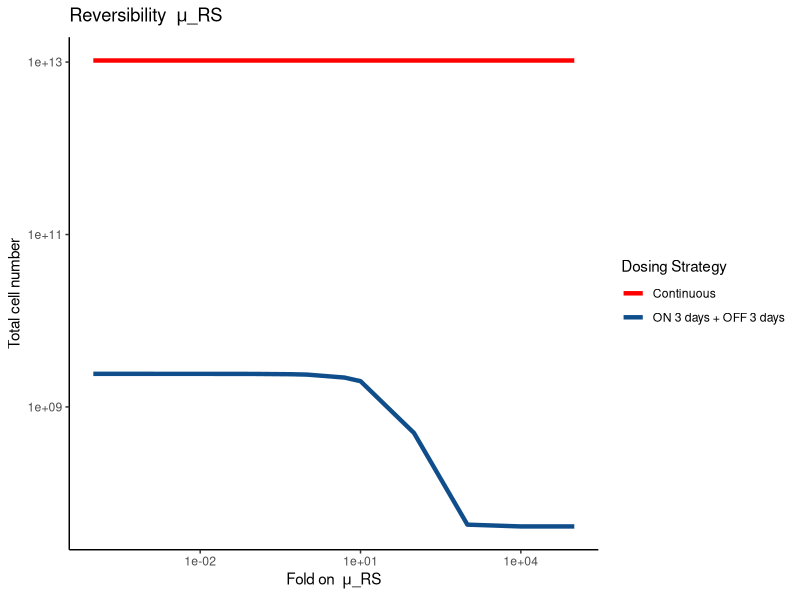

Write R code to recreate this figure. (Note: this script raises an error after producing the figure.)

# project: ADCC
# Author: Jiawei Zhou
# Objectives: figure 6
# Updated model

rm(list=ls())



library(plyr)
library(dplyr)
library(tidyverse)
library(ggplot2)
library(deSolve)

# the fold to evaluate
fold <- c(0.0001, 0.001, 0.01, 0.1, 0.5,1, 5,10, 100, 1000, 10000, 100000)

# continuous treatment model
trt.model <- function(t,x,params){
  # first extract state variables
  S <- x[1]
  R <- x[2]
  
  ## now extract parameters
  g <- params['g'] #cell growth rate
  mu_SR <- params['mu_SR'] #S to R transition rate
  ds <- params['ds'] # S death rate under drug
  dr <- params['dr'] #R death rate under drug
  w  <- params['w'] #R death rate decay rate
  k <- params['k'] #drug efficacy decay rate
  n <- params['n'] # dosing cycle
  
  n_time <- (n-1)*3+t
  
  ## now code the model
  dSdt <- g*S - mu_SR*S -ds*exp(-k*t)*S
  dRdt <- g*R + mu_SR*S -dr*exp(-w*n_time)*exp(-k*t)*R
  
  ## combine results into a vector
  dxdt <- c(dSdt, dRdt)
  
  ## return result as a list
  list(dxdt)
}


total.con <- c()
for (kk in 1:length(fold)){
  # Set up initial conditions
  N <- 5000 # initial total cell number
  f <- 0.239 # initial S fraction
  tmp.mu_RS <- 0.0014*fold[kk]
  # Set up time points
  times <- seq(from = 0, to = 3, by = 1) #sim 3 days
  
  # Set up empty data frame to store results
  results <- data.frame()
  
  # Loop through simulation 40 times
  for (i in 1:40) {
    #set up parameters
    parms <- c(g = 0.4, mu_SR = 0.347, ds = 5, dr = 4.26, k=2.67, w=0.028, n=i)
    # Set up initial conditions
    if (i == 1) {
      xstart <- c(S = f*N, R = (1-f)*N)
    } else {
      xstart <- c(S = out$S[length(out$S)], R = out$R[length(out$R)])
    }
    
    # Run ODE model
    ode(
      func = trt.model,
      y = xstart,
      times = times,
      parms = parms
    ) %>% as.data.frame() -> out 
    
    # Add simulation results to the data frame
    out2 <- out %>% mutate(Total = S + R, iteration = i)
    results <- rbind(results, out2)
  }
  
  results2 <- results %>%
    mutate(time2 = 3*(iteration-1)+time)
  
  total.con[kk] <- results2[results2$time2 == 100,]$Total
}

con <- data.frame(
  fold_w =  fold,
  total = total.con
)


# generate on 3 days off 3 days

trt.model <- function(t,x,params){
  # first extract state variables
  S <- x[1]
  R <- x[2]
  
  ## now extract parameters
  g <- params['g'] #cell growth rate
  mu_SR <- params['mu_SR'] #S to R transition rate
  ds <- params['ds'] # S death rate under drug
  dr <- params['dr'] #R death rate under drug
  w  <- params['w'] #R death rate decay rate
  k <- params['k'] #drug efficacy decay rate
  
  ## now code the model
  dSdt <- g*S - mu_SR*S -ds*exp(-k*t)*S
  dRdt <- g*R + mu_SR*S -dr*exp(-w*t)*exp(-k*t)*R
  
  ## combine results into a vector
  dxdt <- c(dSdt, dRdt)
  
  ## return result as a list
  list(dxdt)
}


rest.model <- function(t,x,params){
  # first extract state variables
  S <- x[1]
  R <- x[2]
  
  ## now extract parameters
  g <- params['g'] #cell growth rate
  mu_RS <- params['mu_RS'] #S to R transition rate
  
  ## now code the model
  dSdt <- g*S + mu_RS*R
  dRdt <- g*R - mu_RS*R
  
  ## combine results into a vector
  dxdt <- c(dSdt, dRdt)
  
  ## return result as a list
  list(dxdt)
}

# params
total.on3off3 <- c()

for(kk in 1:length(fold)){
  
  tmp.muRS <- fold[kk]*0.0014
  parms <- c(g = 0.4, mu_SR = 0.347, mu_RS = tmp.muRS, ds = 5, dr = 4.26, k=2.67, w=0.028)
  N <- 5000
  f <- 0.239
  # Set up empty data frame to store results
  out <- data.frame()
  # 20 cycles of treatment
  for (i in 1:20){
    # Set up initial conditions
    if (i == 1) {
      xstart <- c(S = f*N, R = (1-f)*N)
    } else {
      xstart <- c(S = out$S[length(out$S)], R = out$R[length(out$R)])
    }
    
    # Simulate first 3 days with trt.model
    times1 <- seq(from = 0, to = 3, by = 1)
    out1 <- ode(func = trt.model, y = xstart, times = times1, parms = parms) %>% as.data.frame()
    # Get initial values for rest.model from last day of trt.model simulation
    xstart2 <-  c(S = out1$S[length(out1$S)], R = out1$R[length(out1$R)])
    # Simulate last 3 days with rest.model
    times2 <- seq(from = 3, to = 6, by = 1)
    out2 <- ode(func = rest.model, y = xstart2, times = times2, parms = parms) %>% as.data.frame()
    
    # Combine results from both simulations and add to output data frame
    out_cycle <- rbind(out1, out2)
    out_cycle$cycle <- i
    out <- rbind(out, out_cycle)
    
    
  }
  
  results2 <- out %>%
    mutate(time2 = 6*(cycle-1)+time,
           N = S + R)
  
  total.on3off3[kk] <- results2[results2$time2==100,]$N
}

on3off3 <- data.frame(
  fold_w =  fold,
  total = total.on3off3
)
#write.csv(on3off3, file='on3off3_muRS.csv', quote=FALSE, row.names=FALSE)
p1 <- ggplot(con)+
  geom_line(aes(x=fold_w, y=total, col='Continuous'), size=1.5)+
  geom_line(data=on3off3, aes(x=fold_w, y=total, col='ON 3 days + OFF 3 days'), size=1.5)+
  scale_colour_manual("Dosing Strategy", breaks = c("Continuous", 
                                                    "ON 3 days + OFF 3 days"),
                      values = c("Continuous" = "red", 
                                 "ON 3 days + OFF 3 days" = "dodgerblue4"))+
  theme_classic()+
  scale_x_continuous(trans='log10')+scale_y_continuous(trans='log10')+
  labs(x=expression("Fold on "~mu*"_RS"),y='Total cell number', title=expression("Reversibility "~mu*"_RS"))
ggsave(p1, file='result/muRS_on3off3_con.tiff', width=5, height=2)


# on 3 off 10

#simulate 3 days on, 10 days off
# Set up empty data frame to store results
total.on3off10 <- c()

for(kk in 1:length(fold)){
  
  tmp.muRS <- fold[kk]*0.0014
  parms <- c(g = 0.4, mu_SR = 0.347, mu_RS = tmp.muRS, ds = 5, dr = 4.26, k=2.67, w=0.028)
  N <- 5000
  f <- 0.239
  out <- data.frame()
  # 5 cycles of treatment
  for (i in 1:10){
    # Set up initial conditions
    if (i == 1) {
      xstart <- c(S = f*N, R = (1-f)*N)
    } else {
      xstart <- c(S = out$S[length(out$S)], R = out$R[length(out$R)])
    }
    
    # Simulate first 3 days with trt.model
    times1 <- seq(from = 0, to = 3, by = 1)
    out1 <- ode(func = trt.model, y = xstart, times = times1, parms = parms) %>% as.data.frame()
    # Get initial values for rest.model from last day of trt.model simulation
    xstart2 <-  c(S = out1$S[length(out1$S)], R = out1$R[length(out1$R)])
    # Simulate last 5 days with rest.model
    times2 <- seq(from = 3, to = 13, by = 1)
    out2 <- ode(func = rest.model, y = xstart2, times = times2, parms = parms) %>% as.data.frame()
    
    # Combine results from both simulations and add to output data frame
    out_cycle <- rbind(out1, out2)
    out_cycle$cycle <- i
    out <- rbind(out, out_cycle)
    
    
  }
  
  results2 <- out %>%
    mutate(time2 = 13*(cycle-1)+time, N=S+R)
  total.on3off10[kk] <- results2[results2$time2==100,]$N
}

on3off10 <- data.frame(
  fold_w =  fold,
  total = total.on3off10
)


p2 <- ggplot(on3off3)+
  geom_line(aes(x=fold_w, y=total, col='ON 3 days + OFF 3 days'), size=1.5)+
  geom_line(data=on3off10, aes(x=fold_w, y=total, col='ON 3 days + OFF 10 days'), size=1.5)+
  scale_colour_manual("Dosing Strategy", breaks = c("ON 3 days + OFF 3 days", 
                                                    "ON 3 days + OFF 10 days"),
                      values = c("ON 3 days + OFF 3 days" = "dodgerblue4", 
                                 "ON 3 days + OFF 10 days" = "deepskyblue1"))+
  theme_classic()+
  scale_x_continuous(trans='log10')+scale_y_continuous(trans='log10')+
  labs(x=expression("Fold on "~mu*"_RS"),y='Total cell number', title=expression("Reversibility "~mu*"_RS"))
ggsave(p2, file='result/muRS_on3off10_on3off3.tiff', width=5, height=2)

p3 <- ggplot(con)+
  geom_line(aes(x=fold_w, y=total, col='Continuous'), size=1.5)+
  geom_line(data=on3off10, aes(x=fold_w, y=total, col='ON 3 days + OFF 10 days'), size=1.5)+
  scale_colour_manual("Dosing Strategy", breaks = c("Continuous", 
                                                    "ON 3 days + OFF 10 days"),
                      values = c("Continuous" = "red", 
                                 "ON 3 days + OFF 10 days" = "deepskyblue1"))+
  theme_classic()+
  scale_x_continuous(trans='log10')+scale_y_continuous(trans='log10')+
  labs(x=expression("Fold on "~mu*"_RS"),y='Total cell number', title=expression("Reversibility "~mu*"_RS"))
ggsave(p3, file='result/muRS_on3off10_con.tiff', width=5, height=2)


total.on3off5 <- c()

for(kk in 1:length(fold)){
  
  tmp.muRS <- fold[kk]*0.0014
  parms <- c(g = 0.4, mu_SR = 0.347, mu_RS = tmp.muRS, ds = 5, dr = 4.26, k=2.67, w=0.028)
  N <- 5000
  f <- 0.239
  
  #simulate 3 days on, 5 days off
  # Set up empty data frame to store results
  out <- data.frame()
  # 10 cycles of treatment
  for (i in 1:15){
    # Set up initial conditions
    if (i == 1) {
      xstart <- c(S = f*N, R = (1-f)*N)
    } else {
      xstart <- c(S = out$S[length(out$S)], R = out$R[length(out$R)])
    }
    
    # Simulate first 3 days with trt.model
    times1 <- seq(from = 0, to = 3, by = 1)
    out1 <- ode(func = trt.model, y = xstart, times = times1, parms = parms) %>% as.data.frame()
    # Get initial values for rest.model from last day of trt.model simulation
    xstart2 <-  c(S = out1$S[length(out1$S)], R = out1$R[length(out1$R)])
    # Simulate last 5 days with rest.model
    times2 <- seq(from = 3, to = 8, by = 1)
    out2 <- ode(func = rest.model, y = xstart2, times = times2, parms = parms) %>% as.data.frame()
    
    # Combine results from both simulations and add to output data frame
    out_cycle <- rbind(out1, out2)
    out_cycle$cycle <- i
    out <- rbind(out, out_cycle)
    
    
  }
  
  results2 <- out %>%
    mutate(time2 = 8*(cycle-1)+time, N= S+R)
  total.on3off5[kk] <- results2[results2$time2==100,]$N
}

on3off5 <- data.frame(
  fold_w =  fold,
  total = total.on3off5
)



p4 <- ggplot(on3off3)+
  geom_line(aes(x=fold_w, y=total, col='ON 3 days + OFF 3 days'), size=1.5)+
  geom_line(data=on3off5, aes(x=fold_w, y=total, col='ON 3 days + OFF 5 days'), size=1.5)+
  scale_colour_manual("Dosing Strategy", breaks = c("ON 3 days + OFF 3 days", 
                                                    "ON 3 days + OFF 5 days"),
                      values = c("ON 3 days + OFF 3 days" = "dodgerblue4", 
                                 "ON 3 days + OFF 5 days" = "dodgerblue2"))+
  theme_classic()+
  scale_x_continuous(trans='log10')+scale_y_continuous(trans='log10')+
  labs(x=expression("Fold on "~mu*"_RS"),y='Total cell number', title=expression("Reversibility "~mu*"_RS"))
ggsave(p4, file='result/muRS_on3off5_on3off3.tiff', width=5, height=2)

p5 <- ggplot(con)+
  geom_line(aes(x=fold_w, y=total, col='Continuous'), size=1.5)+
  geom_line(data=on3off5, aes(x=fold_w, y=total, col='ON 3 days + OFF 5 days'), size=1.5)+
  scale_colour_manual("Dosing Strategy", breaks = c("Continuous", 
                                                    "ON 3 days + OFF 5 days"),
                      values = c("Continuous" = "red", 
                                 "ON 3 days + OFF 5 days" = "dodgerblue2"))+
  theme_classic()+
  scale_x_continuous(trans='log10')+scale_y_continuous(trans='log10')+
  labs(x=expression("Fold on "~mu*"_RS"),y='Total cell number', title=expression("Reversibility "~mu*"_RS"))
ggsave(p5, file='result/muRS_on3off5_con.tiff', width=5, height=2)



p6 <- ggplot(on3off5)+
  geom_line(aes(x=fold_w, y=total, col='ON 3 days + OFF 5 days'), size=1.5)+
  geom_line(data=on3off10, aes(x=fold_w, y=total, col='ON 3 days + OFF 10 days'), size=1.5)+
  scale_colour_manual("Dosing Strategy", breaks = c("ON 3 days + OFF 5 days", 
                                                    "ON 3 days + OFF 10 days"),
                      values = c("ON 3 days + OFF 5 days" = "dodgerblue2", 
                                 "ON 3 days + OFF 10 days" = "deepskyblue1"))+
  theme_classic()+
  scale_x_continuous(trans='log10')+scale_y_continuous(trans='log10')+
  labs(x=expression("Fold on "~mu*"_RS"),y='Total cell number', title=expression("Reversibility "~mu*"_RS"))
ggsave(p6, file='result/muRS_on3off5_on3off3.tiff', width=5, height=2)
